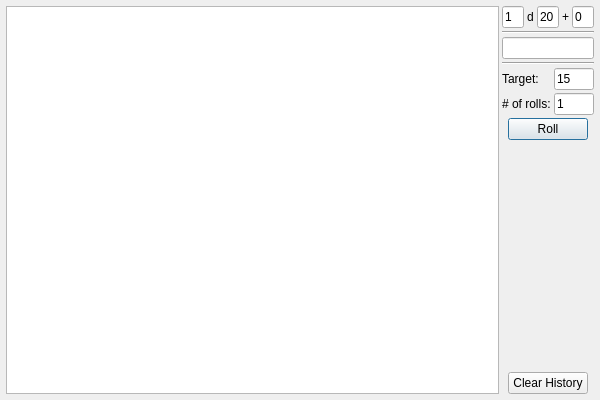
<?xml version="1.0" encoding="UTF-8"?>
<ui version="4.0">
 <class>DiceRollDialog</class>
 <widget class="QDialog" name="DiceRollDialog">
  <property name="geometry">
   <rect>
    <x>0</x>
    <y>0</y>
    <width>600</width>
    <height>400</height>
   </rect>
  </property>
  <property name="windowTitle">
   <string>Dice Rolling</string>
  </property>
  <property name="styleSheet">
   <string notr="true">background-image: url(:/img/data/parchment.jpg);</string>
  </property>
  <layout class="QHBoxLayout" name="horizontalLayout_3" stretch="10,1">
   <property name="spacing">
    <number>3</number>
   </property>
   <property name="leftMargin">
    <number>6</number>
   </property>
   <property name="topMargin">
    <number>6</number>
   </property>
   <property name="rightMargin">
    <number>6</number>
   </property>
   <property name="bottomMargin">
    <number>6</number>
   </property>
   <item>
    <widget class="QTextEdit" name="editResult">
     <property name="sizePolicy">
      <sizepolicy hsizetype="MinimumExpanding" vsizetype="Expanding">
       <horstretch>0</horstretch>
       <verstretch>0</verstretch>
      </sizepolicy>
     </property>
     <property name="font">
      <font>
       <pointsize>12</pointsize>
      </font>
     </property>
    </widget>
   </item>
   <item>
    <layout class="QVBoxLayout" name="verticalLayout">
     <property name="spacing">
      <number>3</number>
     </property>
     <item>
      <layout class="QHBoxLayout" name="horizontalLayout">
       <item>
        <widget class="QLineEdit" name="editDiceCount">
         <property name="sizePolicy">
          <sizepolicy hsizetype="Preferred" vsizetype="Fixed">
           <horstretch>0</horstretch>
           <verstretch>0</verstretch>
          </sizepolicy>
         </property>
         <property name="maximumSize">
          <size>
           <width>50</width>
           <height>16777215</height>
          </size>
         </property>
         <property name="text">
          <string>1</string>
         </property>
        </widget>
       </item>
       <item>
        <widget class="QLabel" name="label_3">
         <property name="text">
          <string>d</string>
         </property>
        </widget>
       </item>
       <item>
        <widget class="QLineEdit" name="editDiceType">
         <property name="maximumSize">
          <size>
           <width>50</width>
           <height>16777215</height>
          </size>
         </property>
         <property name="text">
          <string>20</string>
         </property>
        </widget>
       </item>
       <item>
        <widget class="QLabel" name="label_2">
         <property name="text">
          <string>+</string>
         </property>
        </widget>
       </item>
       <item>
        <widget class="QLineEdit" name="editBonus">
         <property name="maximumSize">
          <size>
           <width>50</width>
           <height>16777215</height>
          </size>
         </property>
         <property name="text">
          <string>0</string>
         </property>
        </widget>
       </item>
      </layout>
     </item>
     <item>
      <widget class="Line" name="line">
       <property name="orientation">
        <enum>Qt::Horizontal</enum>
       </property>
      </widget>
     </item>
     <item>
      <widget class="QLineEdit" name="edtText"/>
     </item>
     <item>
      <widget class="Line" name="line_2">
       <property name="orientation">
        <enum>Qt::Horizontal</enum>
       </property>
      </widget>
     </item>
     <item>
      <layout class="QFormLayout" name="formLayout">
       <item row="0" column="0">
        <widget class="QLabel" name="label_4">
         <property name="text">
          <string>Target:</string>
         </property>
        </widget>
       </item>
       <item row="0" column="1">
        <widget class="QLineEdit" name="editTarget">
         <property name="sizePolicy">
          <sizepolicy hsizetype="Preferred" vsizetype="Fixed">
           <horstretch>0</horstretch>
           <verstretch>0</verstretch>
          </sizepolicy>
         </property>
         <property name="maximumSize">
          <size>
           <width>16777215</width>
           <height>16777215</height>
          </size>
         </property>
         <property name="text">
          <string>15</string>
         </property>
        </widget>
       </item>
       <item row="1" column="0">
        <widget class="QLabel" name="label">
         <property name="text">
          <string># of rolls:</string>
         </property>
        </widget>
       </item>
       <item row="1" column="1">
        <widget class="QLineEdit" name="editRollCount">
         <property name="sizePolicy">
          <sizepolicy hsizetype="Preferred" vsizetype="Fixed">
           <horstretch>0</horstretch>
           <verstretch>0</verstretch>
          </sizepolicy>
         </property>
         <property name="maximumSize">
          <size>
           <width>16777215</width>
           <height>16777215</height>
          </size>
         </property>
         <property name="text">
          <string>1</string>
         </property>
        </widget>
       </item>
      </layout>
     </item>
     <item>
      <layout class="QHBoxLayout" name="horizontalLayout_5">
       <item>
        <spacer name="horizontalSpacer">
         <property name="orientation">
          <enum>Qt::Horizontal</enum>
         </property>
         <property name="sizeHint" stdset="0">
          <size>
           <width>40</width>
           <height>20</height>
          </size>
         </property>
        </spacer>
       </item>
       <item>
        <widget class="QPushButton" name="btnRoll">
         <property name="text">
          <string>Roll</string>
         </property>
         <property name="default">
          <bool>true</bool>
         </property>
        </widget>
       </item>
       <item>
        <spacer name="horizontalSpacer_2">
         <property name="orientation">
          <enum>Qt::Horizontal</enum>
         </property>
         <property name="sizeHint" stdset="0">
          <size>
           <width>40</width>
           <height>20</height>
          </size>
         </property>
        </spacer>
       </item>
      </layout>
     </item>
     <item>
      <spacer name="verticalSpacer">
       <property name="orientation">
        <enum>Qt::Vertical</enum>
       </property>
       <property name="sizeHint" stdset="0">
        <size>
         <width>20</width>
         <height>40</height>
        </size>
       </property>
      </spacer>
     </item>
     <item>
      <layout class="QHBoxLayout" name="horizontalLayout_2">
       <item>
        <spacer name="horizontalSpacer_3">
         <property name="orientation">
          <enum>Qt::Horizontal</enum>
         </property>
         <property name="sizeHint" stdset="0">
          <size>
           <width>40</width>
           <height>20</height>
          </size>
         </property>
        </spacer>
       </item>
       <item>
        <widget class="QPushButton" name="btnClearHistory">
         <property name="text">
          <string>Clear History</string>
         </property>
        </widget>
       </item>
       <item>
        <spacer name="horizontalSpacer_4">
         <property name="orientation">
          <enum>Qt::Horizontal</enum>
         </property>
         <property name="sizeHint" stdset="0">
          <size>
           <width>40</width>
           <height>20</height>
          </size>
         </property>
        </spacer>
       </item>
      </layout>
     </item>
    </layout>
   </item>
  </layout>
 </widget>
 <resources/>
 <connections/>
</ui>
